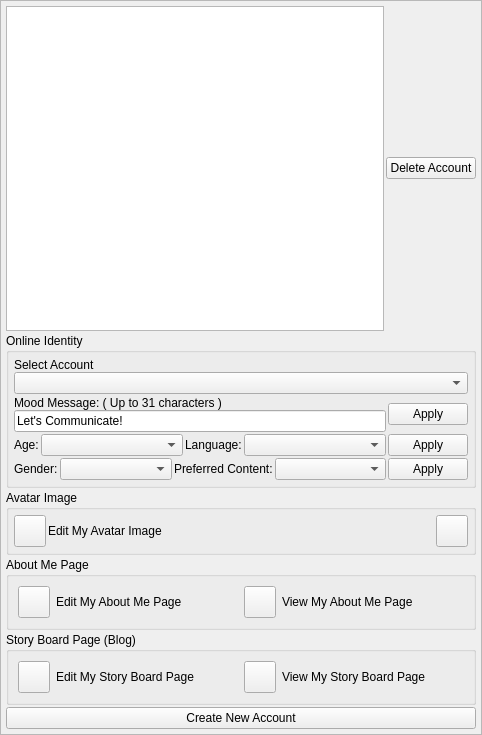
<?xml version="1.0" encoding="UTF-8"?>
<ui version="4.0">
 <class>AppletUserIdentityUi</class>
 <widget class="QWidget" name="AppletUserIdentityUi">
  <property name="geometry">
   <rect>
    <x>0</x>
    <y>0</y>
    <width>482</width>
    <height>735</height>
   </rect>
  </property>
  <property name="sizePolicy">
   <sizepolicy hsizetype="Expanding" vsizetype="Expanding">
    <horstretch>0</horstretch>
    <verstretch>0</verstretch>
   </sizepolicy>
  </property>
  <property name="windowTitle">
   <string>User Identity</string>
  </property>
  <layout class="QGridLayout" name="gridLayout">
   <property name="leftMargin">
    <number>0</number>
   </property>
   <property name="topMargin">
    <number>0</number>
   </property>
   <property name="rightMargin">
    <number>0</number>
   </property>
   <property name="bottomMargin">
    <number>0</number>
   </property>
   <property name="horizontalSpacing">
    <number>0</number>
   </property>
   <item row="0" column="0">
    <widget class="QScrollArea" name="scrollArea">
     <property name="widgetResizable">
      <bool>true</bool>
     </property>
     <widget class="QWidget" name="scrollAreaWidgetContents">
      <property name="geometry">
       <rect>
        <x>0</x>
        <y>0</y>
        <width>480</width>
        <height>733</height>
       </rect>
      </property>
      <layout class="QVBoxLayout" name="verticalLayout_4">
       <property name="spacing">
        <number>2</number>
       </property>
       <property name="leftMargin">
        <number>5</number>
       </property>
       <property name="topMargin">
        <number>5</number>
       </property>
       <property name="rightMargin">
        <number>5</number>
       </property>
       <property name="bottomMargin">
        <number>5</number>
       </property>
       <item>
        <layout class="QHBoxLayout" name="horizontalLayout_8">
         <item>
          <widget class="QListWidget" name="m_AccountListWidget"/>
         </item>
         <item>
          <widget class="QPushButton" name="m_DeleteAccountButton">
           <property name="text">
            <string>Delete Account</string>
           </property>
          </widget>
         </item>
        </layout>
       </item>
       <item>
        <widget class="QGroupBox" name="m_OnlineIdentityGroupBox">
         <property name="title">
          <string>Online Identity</string>
         </property>
         <layout class="QVBoxLayout" name="verticalLayout_3">
          <property name="spacing">
           <number>2</number>
          </property>
          <property name="leftMargin">
           <number>5</number>
          </property>
          <property name="topMargin">
           <number>5</number>
          </property>
          <property name="rightMargin">
           <number>5</number>
          </property>
          <property name="bottomMargin">
           <number>5</number>
          </property>
          <item>
           <layout class="QHBoxLayout" name="horizontalLayout_2">
            <item>
             <layout class="QVBoxLayout" name="verticalLayout_2">
              <property name="spacing">
               <number>0</number>
              </property>
              <item>
               <widget class="QLabel" name="m_UserNameLabel">
                <property name="text">
                 <string>Select Account</string>
                </property>
               </widget>
              </item>
              <item>
               <widget class="QComboBox" name="m_AccountComboBox"/>
              </item>
             </layout>
            </item>
           </layout>
          </item>
          <item>
           <layout class="QHBoxLayout" name="horizontalLayout">
            <item>
             <layout class="QVBoxLayout" name="verticalLayout">
              <property name="spacing">
               <number>0</number>
              </property>
              <item>
               <widget class="QLabel" name="m_MoodMessageLabel">
                <property name="text">
                 <string>Mood Message: ( Up to 31 characters )</string>
                </property>
               </widget>
              </item>
              <item>
               <widget class="QLineEdit" name="m_MoodMessageEdit">
                <property name="sizePolicy">
                 <sizepolicy hsizetype="Expanding" vsizetype="Preferred">
                  <horstretch>0</horstretch>
                  <verstretch>0</verstretch>
                 </sizepolicy>
                </property>
                <property name="text">
                 <string>Let's Communicate!</string>
                </property>
                <property name="maxLength">
                 <number>31</number>
                </property>
               </widget>
              </item>
             </layout>
            </item>
            <item>
             <widget class="QPushButton" name="m_ApplyMoodButton">
              <property name="text">
               <string>Apply</string>
              </property>
             </widget>
            </item>
           </layout>
          </item>
          <item>
           <layout class="QHBoxLayout" name="horizontalLayout_5">
            <item>
             <widget class="QLabel" name="label_6">
              <property name="text">
               <string>Age:</string>
              </property>
             </widget>
            </item>
            <item>
             <widget class="QComboBox" name="m_AgeComboBox">
              <property name="sizePolicy">
               <sizepolicy hsizetype="Expanding" vsizetype="Fixed">
                <horstretch>0</horstretch>
                <verstretch>0</verstretch>
               </sizepolicy>
              </property>
             </widget>
            </item>
            <item>
             <widget class="QLabel" name="m_LanguageLabel">
              <property name="text">
               <string>Language:</string>
              </property>
             </widget>
            </item>
            <item>
             <widget class="QComboBox" name="m_LanguageComboBox">
              <property name="sizePolicy">
               <sizepolicy hsizetype="Expanding" vsizetype="Preferred">
                <horstretch>0</horstretch>
                <verstretch>0</verstretch>
               </sizepolicy>
              </property>
             </widget>
            </item>
            <item>
             <widget class="QPushButton" name="m_ApplyAgeButton">
              <property name="text">
               <string>Apply</string>
              </property>
             </widget>
            </item>
           </layout>
          </item>
          <item>
           <layout class="QHBoxLayout" name="horizontalLayout_4">
            <item>
             <widget class="QLabel" name="label_3">
              <property name="text">
               <string>Gender:</string>
              </property>
             </widget>
            </item>
            <item>
             <widget class="QComboBox" name="m_GenderComboBox">
              <property name="sizePolicy">
               <sizepolicy hsizetype="Expanding" vsizetype="Preferred">
                <horstretch>0</horstretch>
                <verstretch>0</verstretch>
               </sizepolicy>
              </property>
             </widget>
            </item>
            <item>
             <widget class="QLabel" name="label">
              <property name="text">
               <string>Preferred Content:</string>
              </property>
             </widget>
            </item>
            <item>
             <widget class="QComboBox" name="m_ContentComboBox">
              <property name="sizePolicy">
               <sizepolicy hsizetype="Expanding" vsizetype="Preferred">
                <horstretch>0</horstretch>
                <verstretch>0</verstretch>
               </sizepolicy>
              </property>
             </widget>
            </item>
            <item>
             <widget class="QPushButton" name="m_ApplyGenderButton">
              <property name="text">
               <string>Apply</string>
              </property>
             </widget>
            </item>
           </layout>
          </item>
         </layout>
        </widget>
       </item>
       <item>
        <widget class="QGroupBox" name="m_AvatarImageGroupBox">
         <property name="sizePolicy">
          <sizepolicy hsizetype="Expanding" vsizetype="Preferred">
           <horstretch>0</horstretch>
           <verstretch>0</verstretch>
          </sizepolicy>
         </property>
         <property name="title">
          <string>Avatar Image</string>
         </property>
         <layout class="QHBoxLayout" name="horizontalLayout_6">
          <property name="spacing">
           <number>2</number>
          </property>
          <property name="leftMargin">
           <number>5</number>
          </property>
          <property name="topMargin">
           <number>5</number>
          </property>
          <property name="rightMargin">
           <number>5</number>
          </property>
          <property name="bottomMargin">
           <number>5</number>
          </property>
          <item>
           <widget class="VxPushButton" name="m_EditAvatarImageButton">
            <property name="minimumSize">
             <size>
              <width>32</width>
              <height>32</height>
             </size>
            </property>
            <property name="maximumSize">
             <size>
              <width>32</width>
              <height>32</height>
             </size>
            </property>
            <property name="text">
             <string notr="true"/>
            </property>
            <property name="iconSize">
             <size>
              <width>48</width>
              <height>48</height>
             </size>
            </property>
           </widget>
          </item>
          <item>
           <widget class="QLabel" name="m_EditAvatarImageLabel">
            <property name="text">
             <string>Edit My Avatar Image</string>
            </property>
           </widget>
          </item>
          <item>
           <widget class="VxPushButton" name="m_AvatarImageButton">
            <property name="sizePolicy">
             <sizepolicy hsizetype="Fixed" vsizetype="Fixed">
              <horstretch>0</horstretch>
              <verstretch>0</verstretch>
             </sizepolicy>
            </property>
            <property name="minimumSize">
             <size>
              <width>32</width>
              <height>32</height>
             </size>
            </property>
            <property name="maximumSize">
             <size>
              <width>32</width>
              <height>32</height>
             </size>
            </property>
            <property name="text">
             <string notr="true"/>
            </property>
           </widget>
          </item>
         </layout>
        </widget>
       </item>
       <item>
        <widget class="QGroupBox" name="m_AboutMeGroupBox">
         <property name="sizePolicy">
          <sizepolicy hsizetype="Expanding" vsizetype="Preferred">
           <horstretch>0</horstretch>
           <verstretch>0</verstretch>
          </sizepolicy>
         </property>
         <property name="title">
          <string>About Me Page</string>
         </property>
         <layout class="QHBoxLayout" name="horizontalLayout_7">
          <item>
           <widget class="VxPushButton" name="m_EditAboutMeButton">
            <property name="minimumSize">
             <size>
              <width>32</width>
              <height>32</height>
             </size>
            </property>
            <property name="maximumSize">
             <size>
              <width>32</width>
              <height>32</height>
             </size>
            </property>
            <property name="text">
             <string notr="true"/>
            </property>
            <property name="iconSize">
             <size>
              <width>48</width>
              <height>48</height>
             </size>
            </property>
           </widget>
          </item>
          <item>
           <widget class="QLabel" name="m_EditAboutMeLabel">
            <property name="text">
             <string>Edit My About Me Page</string>
            </property>
           </widget>
          </item>
          <item>
           <widget class="VxPushButton" name="m_ViewAboutMeButton">
            <property name="minimumSize">
             <size>
              <width>32</width>
              <height>32</height>
             </size>
            </property>
            <property name="maximumSize">
             <size>
              <width>32</width>
              <height>32</height>
             </size>
            </property>
            <property name="text">
             <string notr="true"/>
            </property>
            <property name="iconSize">
             <size>
              <width>48</width>
              <height>48</height>
             </size>
            </property>
           </widget>
          </item>
          <item>
           <widget class="QLabel" name="m_ViewAboutMeLabel">
            <property name="text">
             <string>View My About Me Page</string>
            </property>
           </widget>
          </item>
         </layout>
        </widget>
       </item>
       <item>
        <widget class="QGroupBox" name="m_StoryBoardGroupBox">
         <property name="sizePolicy">
          <sizepolicy hsizetype="Expanding" vsizetype="Preferred">
           <horstretch>0</horstretch>
           <verstretch>0</verstretch>
          </sizepolicy>
         </property>
         <property name="title">
          <string>Story Board Page (Blog)</string>
         </property>
         <layout class="QHBoxLayout" name="horizontalLayout_3">
          <item>
           <widget class="VxPushButton" name="m_EditStoryboardButton">
            <property name="minimumSize">
             <size>
              <width>32</width>
              <height>32</height>
             </size>
            </property>
            <property name="maximumSize">
             <size>
              <width>32</width>
              <height>32</height>
             </size>
            </property>
            <property name="text">
             <string notr="true"/>
            </property>
            <property name="iconSize">
             <size>
              <width>48</width>
              <height>48</height>
             </size>
            </property>
           </widget>
          </item>
          <item>
           <widget class="QLabel" name="m_EditStoryboardLabel">
            <property name="text">
             <string>Edit My Story Board Page</string>
            </property>
           </widget>
          </item>
          <item>
           <widget class="VxPushButton" name="m_ViewStoryboardButton">
            <property name="minimumSize">
             <size>
              <width>32</width>
              <height>32</height>
             </size>
            </property>
            <property name="maximumSize">
             <size>
              <width>32</width>
              <height>32</height>
             </size>
            </property>
            <property name="text">
             <string notr="true"/>
            </property>
            <property name="iconSize">
             <size>
              <width>48</width>
              <height>48</height>
             </size>
            </property>
           </widget>
          </item>
          <item>
           <widget class="QLabel" name="m_ViewStoryboardLabel">
            <property name="text">
             <string>View My Story Board Page</string>
            </property>
           </widget>
          </item>
         </layout>
        </widget>
       </item>
       <item>
        <widget class="QPushButton" name="m_CreateNewAccountButton">
         <property name="text">
          <string>Create New Account</string>
         </property>
        </widget>
       </item>
      </layout>
     </widget>
    </widget>
   </item>
  </layout>
 </widget>
 <customwidgets>
  <customwidget>
   <class>VxPushButton</class>
   <extends>QPushButton</extends>
   <header location="global">VxPushButton.h</header>
  </customwidget>
 </customwidgets>
 <resources/>
 <connections/>
</ui>
